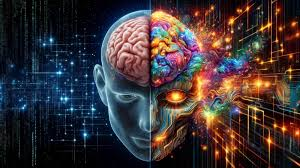
#> input picture ai.png, 300 x 168 px
$ python 4.py
#> lines starting #> are read from the running program, lines starting #| are printed output that depends on the picture; after the words box and inside, x2 and y2 are one past the last pixel; in counts of white or black regions, pixels touching at a corner belong together
import cv2
import numpy as np

input_image_name = 'ai.png'

output_image_name = 'sari_alan.png'

img = cv2.imread(input_image_name)
#> img is the input picture: shape (168, 300, 3); mean B, G, R 54.2, 51.5, 61.9

if img is None:
    print(f"HATA: '{input_image_name}' dosyası bulunamadı")
else:
     resized_img = cv2.resize(img, (400, 300))
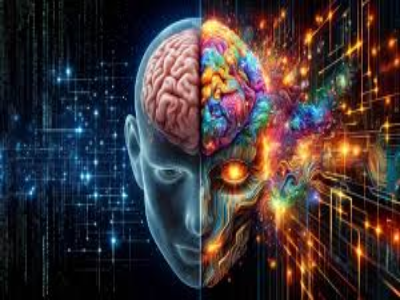
#> resized_img: shape (300, 400, 3); mean B, G, R 54.1, 51.4, 61.8

     x,y,w,h = 50,50,200,150

     yellow = (0, 255, 255)


    #çerçece çizme
     cv2.rectangle(resized_img, (x,y), (x+w, y+h), yellow, 2)
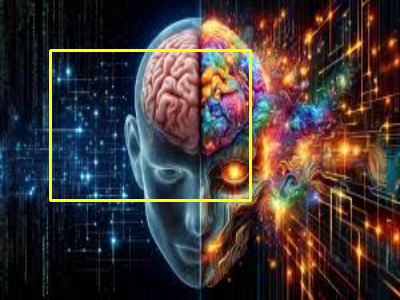
#> resized_img: shape (300, 400, 3); 1.75% of pixels changed, all inside (x1, y1, x2, y2) = (49, 49, 252, 202)

    #alanı doldur
     cv2.rectangle(resized_img, (x,y), (x+w, y+h), yellow, -1)
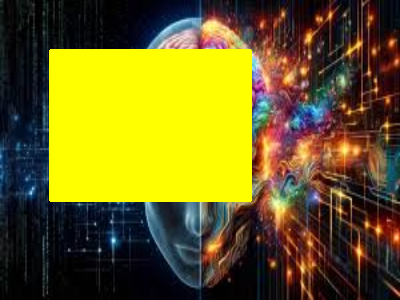
#> resized_img: shape (300, 400, 3); mean B, G, R 31.5, 98.3, 108.9


#kaydetme
cv2.imwrite(output_image_name, resized_img)
cv2.waitKey(0)
cv2.destroyAllWindows
